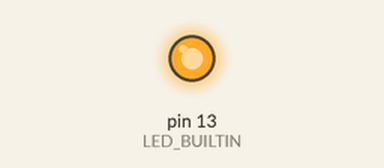
Bench run of a sketch on a simulated Arduino Uno, built with avr-gcc and run on an emulated ATmega328P. On the bench: output pins drawn as LEDs (lit = HIGH). What the sketch prints to the serial monitor is not drawn.

Above: at 30.0 s.
At 61.0 s:
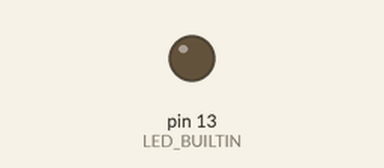
Timing chart, 0 to 80.6 s (numbered marks = the images above):
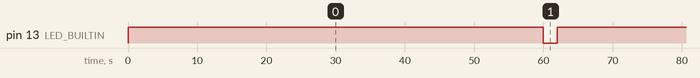

The sketch:

greenhouse_timer.ino
```cpp
void setup() {
  // put your setup code here, to run once:
  Serial.begin(9600);
  while (!Serial) ; // wait for Arduino Serial Monitor
  Serial.println("Setup in progress......");
  pinMode(LED_BUILTIN, OUTPUT);
}

void loop() {
  // put your main code here, to run repeatedly:
  digitalWrite(LED_BUILTIN, HIGH);
    delay(60000);
  digitalWrite(LED_BUILTIN, LOW);
    delay(2000);
}
```

Measured:
- by itself, pin 13 (LED_BUILTIN): alternates HIGH for 60.0 s and LOW for 2.0 s
